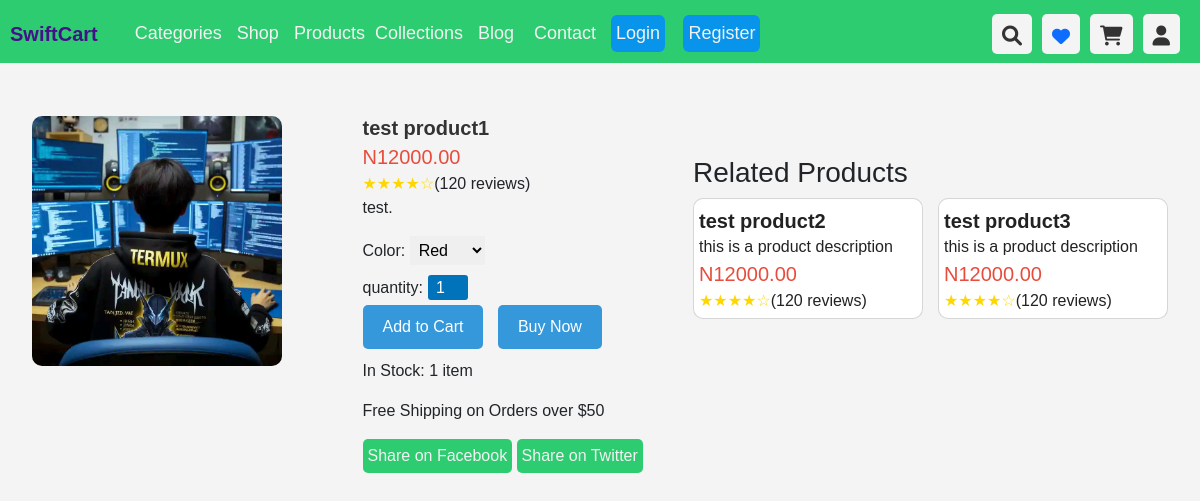
Page /product_details/d74d3b44-9b3f-40d7-b995-ad96c6175f29/ on the earlier database version.
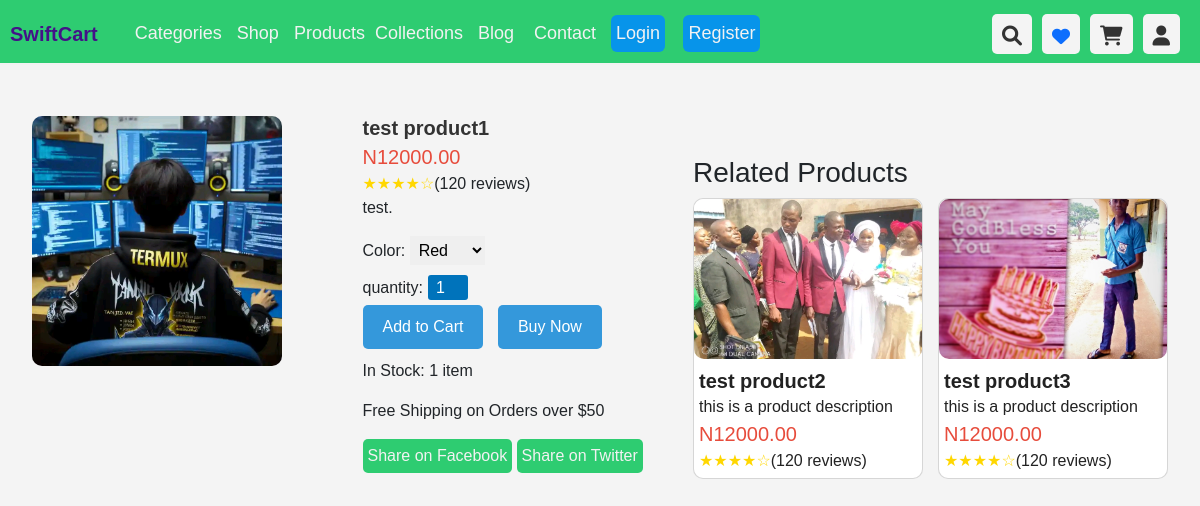
Same page on the later database version.
### Store/models.py (models this page shows)
class Product(models.Model):
    id = models.UUIDField(primary_key=True, unique=True, default=uuid.uuid4)
    name = models.CharField(max_length=100)
    image = models.ImageField(upload_to='products_images', blank=True, null=True)
    description = models.TextField()
    in_stock = models.PositiveBigIntegerField(default=1)
    price = models.DecimalField(decimal_places=2, max_digits=10000)
    is_sale = models.BooleanField(default=False)
    sale_price = models.DecimalField(decimal_places=2, max_digits=10000, blank=True, null=True)
    is_featured = models.BooleanField(default=False)
    is_trending = models.BooleanField(default=False)
    is_best_seller = models.BooleanField(default=False)
    category = models.ForeignKey(Category, related_name='product_category', on_delete=models.CASCADE)
    created_by = models.ForeignKey(User, related_name='addes_product', on_delete=models.CASCADE)
    created_at = models.DateTimeField(auto_now_add=True)
    def __str__(self):
        return f'{self.name}'

### Store/views.py (the view)
# urls.py: path('product_details/<uuid:product_id>/', views.product_details, name='product_details'),
def product_details(request, product_id):
    categories = Category.objects.all()
    product = get_object_or_404(Product, id=product_id)
    related_products = Product.objects.filter(category=product.category).exclude(id=product_id)[0:3]
    context = {
        'product':product,
        'related_products':related_products,
        'categories':categories,
        }
    return render(request, 'store/product_details.html', context)

### Store/models.py (called while the page is built)
    def __str__(self):
        return f'{self.name}'

### Store/templates/store/product_details.html (shortened to what the changed rows need)
{% extends 'store/base.html' %}
{% load static %}
{% block content %}
<br>
<br>
<br><br>
<div class="container-fluid">
    <div class="product-detail-page">
        <div style="display: flex; justify-content: space-between;" class="product-detail">
            <div class="product-info">
                <h1 class="product-title">{{product}}</h1>
            </div>
        </div>
        <div class="related-products">
            <section class="section">
                <div class="product-carousel section-container">
                    {% for product in related_products %}
                    <div class="card">
                        <div class="card-img">
                            {% if product.image %}
                            <img src="{{product.image.url}}" alt="images/images (20).jpeg">
                            {% endif %}
                        </div>
                        <div class="card-content">
                            <a href="{% url 'product_details' product.id %}"
                                style="text-decoration: none; color: #222;">
                                <div>
                                    <h3 class="product-title">{{product}}</h3>
                                    <p class="product-description" style="padding: 0; margin: 0;">
                                        this is a product description
                                    </p>
                                    {% if product.is_sale%}
                                    <p class="product-price" style="padding: 0; margin: 0;">N{{product.price}} <span
                                            class="old-price"> N{{product.sale_price}} </span></p>
                                    {% else %}
                                    <p class="product-price" style="padding: 0; margin: 0;">N{{product.price}} </p>
                                    {% endif %}
                                    <div class="product-rating">
                                        <span class="rating-stars">★★★★☆</span>
                                        <span class="rating-count">(120 reviews)</span>
                                    </div>
                                </div>
                            </a>
                        </div>
                    </div>
                    {% endfor %}
                </div>
            </section>
        </div>
    </div>
</div>
{% endblock %}

Differences in the rows shown:
changed Product "test product2": image: picture added
changed Product "test product3": image: picture added
